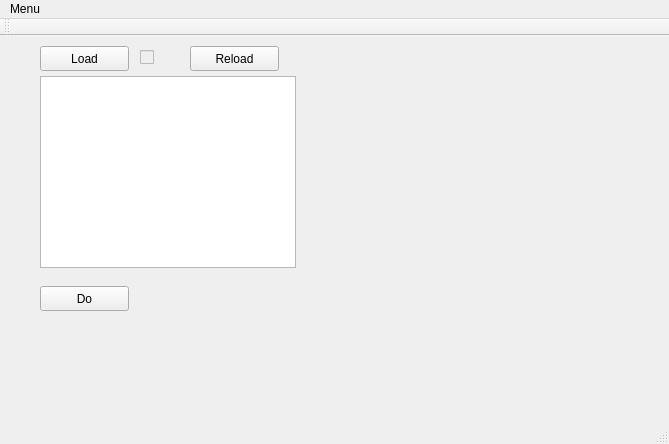
<?xml version="1.0" encoding="UTF-8"?>
<ui version="4.0">
 <class>MainWindow</class>
 <widget class="QMainWindow" name="MainWindow">
  <property name="geometry">
   <rect>
    <x>0</x>
    <y>0</y>
    <width>669</width>
    <height>444</height>
   </rect>
  </property>
  <property name="windowTitle">
   <string>MainWindow</string>
  </property>
  <widget class="QWidget" name="centralWidget">
   <widget class="QPushButton" name="btnInvoke">
    <property name="geometry">
     <rect>
      <x>40</x>
      <y>250</y>
      <width>89</width>
      <height>25</height>
     </rect>
    </property>
    <property name="text">
     <string>Do</string>
    </property>
   </widget>
   <widget class="QPushButton" name="btnLoad">
    <property name="geometry">
     <rect>
      <x>40</x>
      <y>10</y>
      <width>89</width>
      <height>25</height>
     </rect>
    </property>
    <property name="text">
     <string>Load</string>
    </property>
   </widget>
   <widget class="QListWidget" name="names">
    <property name="geometry">
     <rect>
      <x>40</x>
      <y>40</y>
      <width>256</width>
      <height>192</height>
     </rect>
    </property>
   </widget>
   <widget class="QCheckBox" name="loaded">
    <property name="enabled">
     <bool>false</bool>
    </property>
    <property name="geometry">
     <rect>
      <x>140</x>
      <y>10</y>
      <width>21</width>
      <height>23</height>
     </rect>
    </property>
    <property name="mouseTracking">
     <bool>false</bool>
    </property>
    <property name="text">
     <string/>
    </property>
    <property name="checkable">
     <bool>true</bool>
    </property>
    <property name="checked">
     <bool>false</bool>
    </property>
   </widget>
   <widget class="QPushButton" name="reload">
    <property name="geometry">
     <rect>
      <x>190</x>
      <y>10</y>
      <width>89</width>
      <height>25</height>
     </rect>
    </property>
    <property name="text">
     <string>Reload</string>
    </property>
   </widget>
  </widget>
  <widget class="QMenuBar" name="menuBar">
   <property name="geometry">
    <rect>
     <x>0</x>
     <y>0</y>
     <width>669</width>
     <height>22</height>
    </rect>
   </property>
   <widget class="QMenu" name="menuMenu">
    <property name="title">
     <string>Menu</string>
    </property>
    <addaction name="actionJson_Editor"/>
   </widget>
   <addaction name="menuMenu"/>
  </widget>
  <widget class="QToolBar" name="mainToolBar">
   <attribute name="toolBarArea">
    <enum>TopToolBarArea</enum>
   </attribute>
   <attribute name="toolBarBreak">
    <bool>false</bool>
   </attribute>
  </widget>
  <widget class="QStatusBar" name="statusBar"/>
  <action name="actionOption">
   <property name="text">
    <string>Option</string>
   </property>
  </action>
  <action name="actionJson_Editor">
   <property name="text">
    <string>Json Editor</string>
   </property>
  </action>
 </widget>
 <layoutdefault spacing="6" margin="11"/>
 <resources/>
 <connections/>
</ui>
